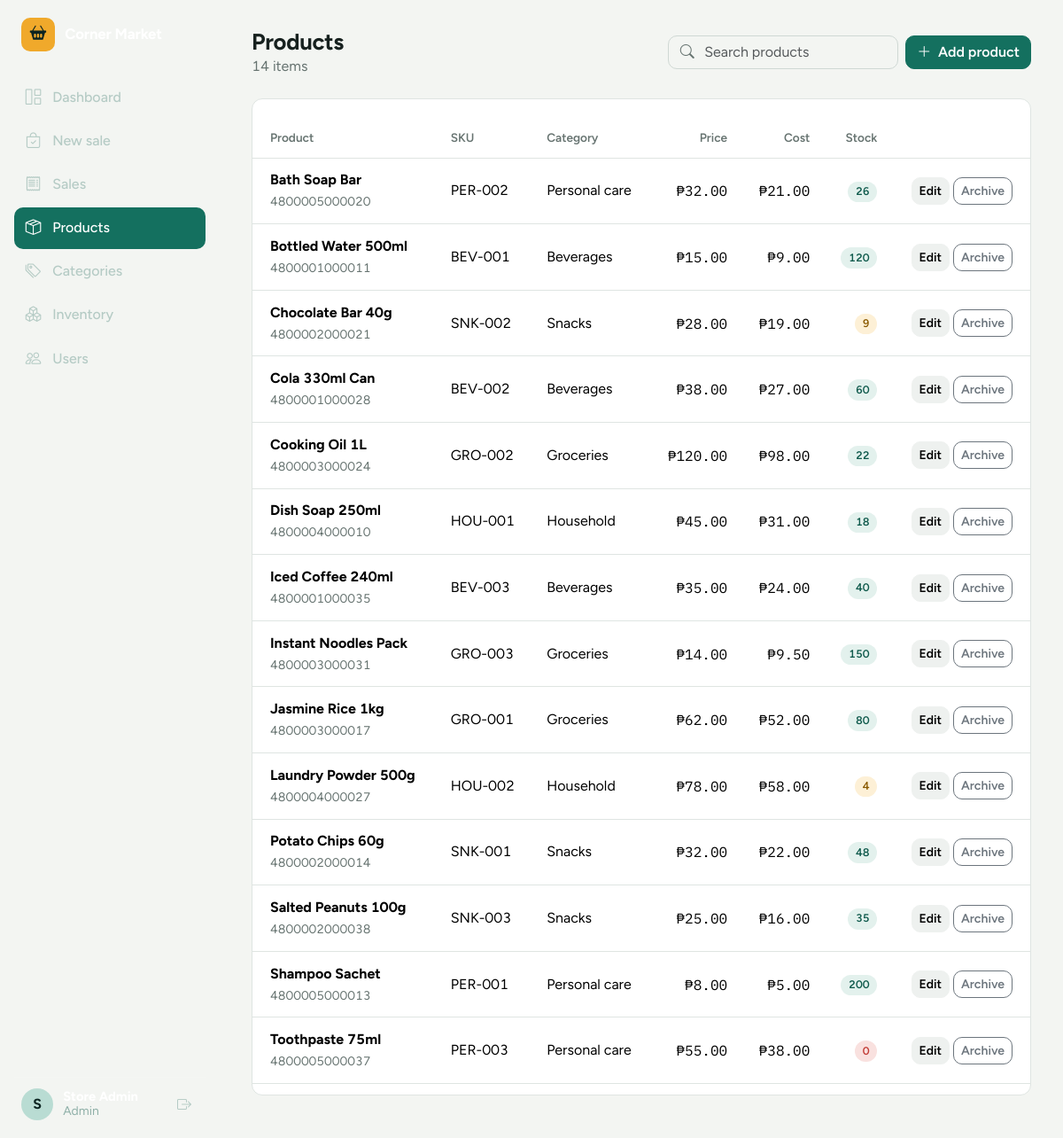
The page /products.php (signed in) on the database its author committed.
### tables this page shows
CREATE TABLE products (
  id            INT UNSIGNED AUTO_INCREMENT PRIMARY KEY,
  category_id   INT UNSIGNED NULL,
  sku           VARCHAR(40)  NOT NULL UNIQUE,
  barcode       VARCHAR(60)  NULL,
  name          VARCHAR(150) NOT NULL,
  price         DECIMAL(10,2) NOT NULL DEFAULT 0,
  cost          DECIMAL(10,2) NOT NULL DEFAULT 0,
  stock         INT NOT NULL DEFAULT 0,
  reorder_level INT NOT NULL DEFAULT 5,
  active        TINYINT(1) NOT NULL DEFAULT 1,
  created_at    TIMESTAMP NOT NULL DEFAULT CURRENT_TIMESTAMP,
  INDEX idx_products_barcode (barcode),
  INDEX idx_products_name (name),
  CONSTRAINT fk_products_category FOREIGN KEY (category_id)
    REFERENCES categories(id) ON DELETE SET NULL
);

CREATE TABLE categories (
  id   INT UNSIGNED AUTO_INCREMENT PRIMARY KEY,
  name VARCHAR(80) NOT NULL UNIQUE
);

### includes/functions.php (called while the page is built, shortened)
<?php
function e($value): string
{
    return htmlspecialchars((string) $value, ENT_QUOTES, 'UTF-8');
}
function money($amount): string
{
    return CURRENCY . number_format((float) $amount, 2);
}
function stock_class(int $stock, int $reorder): string
{
    if ($stock <= 0) return 'out';
    if ($stock <= $reorder) return 'low';
    return 'ok';
}

### public/products.php (the view, shortened to what this page needs)
<?php
$pdo = db();
$q = trim($_GET['q'] ?? '');
$sql = "SELECT p.*, c.name AS category FROM products p LEFT JOIN categories c ON c.id = p.category_id";
$args = [];
$sql .= " ORDER BY p.active DESC, p.name";
$stmt = $pdo->prepare($sql);
$stmt->execute($args);
$products = $stmt->fetchAll();
require __DIR__ . '/../includes/header.php';
?>
<div class="page-head">
    <div><h1>Products</h1><p class="text-muted mb-0"><?= count($products) ?> items</p></div>
    <div class="d-flex gap-2 flex-wrap">
        <form method="get" class="search-box">
            <i class="bi bi-search"></i>
            <input class="form-control" name="q" value="<?= e($q) ?>" placeholder="Search products">
        </form>
        <button class="btn btn-primary" data-bs-toggle="modal" data-bs-target="#productModal" data-title="Add product">
            <i class="bi bi-plus-lg me-1"></i> Add product
        </button>
    </div>
</div>
<div class="panel">
<?php if (!$products): ?>
    <p class="empty">No products found. Add your first product to start selling.</p>
<?php else: ?>
    <div class="table-responsive">
        <table class="table align-middle mb-0">
            <thead><tr><th>Product</th><th>SKU</th><th>Category</th><th class="text-end">Price</th><th class="text-end">Cost</th><th class="text-end">Stock</th><th></th></tr></thead>
            <tbody>
            <?php foreach ($products as $p): ?>
                <tr class="<?= $p['active'] ? '' : 'row-void' ?>">
                    <td><strong><?= e($p['name']) ?></strong>
                        <?php if ($p['barcode']): ?><br><small class="text-muted"><?= e($p['barcode']) ?></small><?php endif; ?></td>
                    <td><?= e($p['sku']) ?></td>
                    <td><?= e($p['category'] ?? '—') ?></td>
                    <td class="text-end num"><?= money($p['price']) ?></td>
                    <td class="text-end num"><?= money($p['cost']) ?></td>
                    <td class="text-end"><span class="chip <?= stock_class((int) $p['stock'], (int) $p['reorder_level']) ?>"><?= (int) $p['stock'] ?></span></td>
                    <td class="text-end text-nowrap">
                        <button class="btn btn-sm btn-light" data-bs-toggle="modal" data-bs-target="#productModal"
                                data-title="Edit product" data-record="<?= e(json_encode($p)) ?>">Edit</button>
                        <form method="post" class="d-inline" data-confirm="<?= $p['active'] ? 'Archive this product? It will disappear from the register.' : 'Restore this product to the register?' ?>">
                            <button class="btn btn-sm btn-outline-secondary"><?= $p['active'] ? 'Archive' : 'Restore' ?></button>
                        </form>
                    </td>
                </tr>
            <?php endforeach; ?>
            </tbody>
        </table>
    </div>
<?php endif; ?>
</div>
<?php require __DIR__ . '/../includes/footer.php'; ?>

### public/assets/css/style.css (style rules this page uses)
:root { --pine-950: #0c2421; --pine-900: #10302c; --pine: #14705f; --pine-dark: #0f5a4c; --pine-soft: #b9dcd3; --pine-tint: #e3f1ed; --paper: #f3f5f2; --surface: #ffffff; --tape: #fffdf6; --ink: #17211f; --muted: #667370; --line: #dfe5e2; --amber: #f0a92b; --amber-tint: #fdf0d6; --danger: #c23b35; --danger-tint: #f9e1df; --radius: 12px; --sidebar-w: 248px; --bs-body-font-family: 'Figtree', system-ui, -apple-system, 'Segoe UI', sans-serif; --bs-body-color: var(--ink); --bs-body-bg: var(--paper); --bs-primary: var(--pine); --bs-primary-rgb: 20, 112, 95; --bs-link-color: var(--pine); --bs-link-hover-color: var(--pine-dark); --bs-border-color: var(--line); }
body { font-feature-settings: 'tnum' 1; }
h1 { font-size: 1.6rem; font-weight: 700; letter-spacing: -0.01em; margin: 0; }
.num, .t-row span:last-child, .t-line-total { font-family: 'IBM Plex Mono', ui-monospace, monospace; font-variant-numeric: tabular-nums; }
.text-muted { color: var(--muted) !important; }
.btn { border-radius: 10px; font-weight: 600; }
.btn-primary { --bs-btn-bg: var(--pine); --bs-btn-border-color: var(--pine); --bs-btn-hover-bg: var(--pine-dark); --bs-btn-hover-border-color: var(--pine-dark); --bs-btn-active-bg: var(--pine-dark); --bs-btn-active-border-color: var(--pine-dark); --bs-btn-disabled-bg: var(--pine); --bs-btn-disabled-border-color: var(--pine); }
.btn-light { --bs-btn-bg: #eef1ef; --bs-btn-border-color: #eef1ef; --bs-btn-hover-bg: #e2e7e4; --bs-btn-hover-border-color: #e2e7e4; }
.form-control, .form-select { border-radius: 10px; border-color: #cfd8d4; }
.table > :not(caption) > * > * { padding: .8rem 1rem; background: transparent; }
.table thead th { font-size: .85rem; font-weight: 600; color: var(--muted); border-bottom: 1px solid var(--line); white-space: nowrap; }
.table tbody tr { border-color: var(--line); }
.page-head { display: flex; justify-content: space-between; align-items: center; gap: 1rem; flex-wrap: wrap; margin-bottom: 1.5rem; }
.panel { background: var(--surface); border: 1px solid var(--line); border-radius: var(--radius); padding: 1.25rem; }
.panel .table-responsive { margin: 0 -1.25rem -.5rem; }
.panel .table > :not(caption) > * > *:first-child { padding-left: 1.25rem; }
.panel .table > :not(caption) > * > *:last-child { padding-right: 1.25rem; }
.chip { display: inline-block; padding: .15rem .55rem; border-radius: 999px; font-size: .78rem; font-weight: 600; margin-left: .35rem; }
td .chip:first-child, .tile-meta .chip, .rank-list .chip { margin-left: 0; }
.chip.ok { background: var(--pine-tint); color: var(--pine-dark); }
.chip.low { background: var(--amber-tint); color: #8a5a00; }
.chip.out { background: var(--danger-tint); color: var(--danger); }
.search-box { position: relative; min-width: 260px; flex: 1; }
.search-box i { position: absolute; left: .85rem; top: 50%; transform: translateY(-50%); color: var(--muted); }
.search-box .form-control { padding-left: 2.5rem; }

### rows shown on the page
products: name "Bath Soap Bar", barcode "4800005000020", sku "PER-002", category.name "Personal care", price "₱32.00", cost "₱21.00", stock "26", active "Archive"
products: name "Bottled Water 500ml", barcode "4800001000011", sku "BEV-001", category.name "Beverages", price "₱15.00", cost "₱9.00", stock "120", active "Archive"
products: name "Chocolate Bar 40g", barcode "4800002000021", sku "SNK-002", category.name "Snacks", price "₱28.00", cost "₱19.00", stock "9", active "Archive"
products: name "Cola 330ml Can", barcode "4800001000028", sku "BEV-002", category.name "Beverages", price "₱38.00", cost "₱27.00", stock "60", active "Archive"
products: name "Cooking Oil 1L", barcode "4800003000024", sku "GRO-002", category.name "Groceries", price "₱120.00", cost "₱98.00", stock "22", active "Archive"
products: name "Dish Soap 250ml", barcode "4800004000010", sku "HOU-001", category.name "Household", price "₱45.00", cost "₱31.00", stock "18", active "Archive"
products: name "Iced Coffee 240ml", barcode "4800001000035", sku "BEV-003", category.name "Beverages", price "₱35.00", cost "₱24.00", stock "40", active "Archive"
products: name "Instant Noodles Pack", barcode "4800003000031", sku "GRO-003", category.name "Groceries", price "₱14.00", cost "₱9.50", stock "150", active "Archive"
products: name "Jasmine Rice 1kg", barcode "4800003000017", sku "GRO-001", category.name "Groceries", price "₱62.00", cost "₱52.00", stock "80", active "Archive"
products: name "Laundry Powder 500g", barcode "4800004000027", sku "HOU-002", category.name "Household", price "₱78.00", cost "₱58.00", stock "4", active "Archive"
products: name "Potato Chips 60g", barcode "4800002000014", sku "SNK-001", category.name "Snacks", price "₱32.00", cost "₱22.00", stock "48", active "Archive"
products: name "Salted Peanuts 100g", barcode "4800002000038", sku "SNK-003", category.name "Snacks", price "₱25.00", cost "₱16.00", stock "35", active "Archive"
products: name "Shampoo Sachet", barcode "4800005000013", sku "PER-001", category.name "Personal care", price "₱8.00", cost "₱5.00", stock "200", active "Archive"
products: name "Toothpaste 75ml", barcode "4800005000037", sku "PER-003", category.name "Personal care", price "₱55.00", cost "₱38.00", stock "0", active "Archive"

### other values the page prints
$label "Dashboard"
$label "New sale"
$label "Sales"
$label "Products"
$label "Categories"
$label "Inventory"
$label "Users"
substr($user['full_name'], 0, 1) "S"
$user['role'] "Admin"
count($products) "14"
